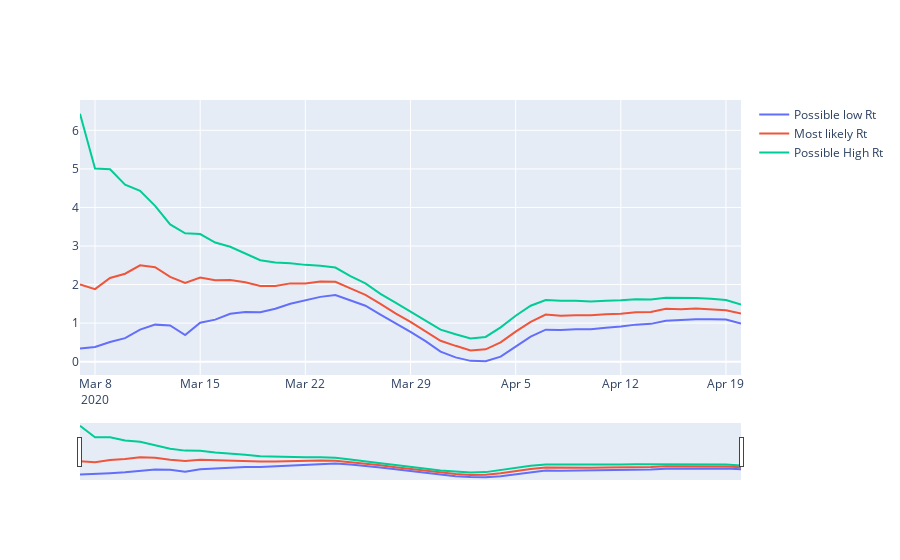

Source (notebook cell):
### Code cell
df_rt = pd.read_csv('datasets/data-CiK32.csv')

fig_rt = go.Figure()
fig_rt.add_trace(
    go.Scatter(
        y=df_rt['Possible low Rt'],
        x=df_rt.date,
        name= 'Possible low Rt'
    ))
fig_rt.add_trace(
    go.Scatter(
        y=df_rt['Most likely Rt'],
        x=df_rt.date,
       name= 'Most likely Rt'
    ))
fig_rt.add_trace(
    go.Scatter(
        y=df_rt['Possible High Rt'],
        x=df_rt.date,
        name= 'Possible High Rt'
    ))

fig_rt.update_layout(hovermode='x',
                     xaxis=dict(
                         rangeslider=dict(
                             visible = True),
        type='date'
    ))
